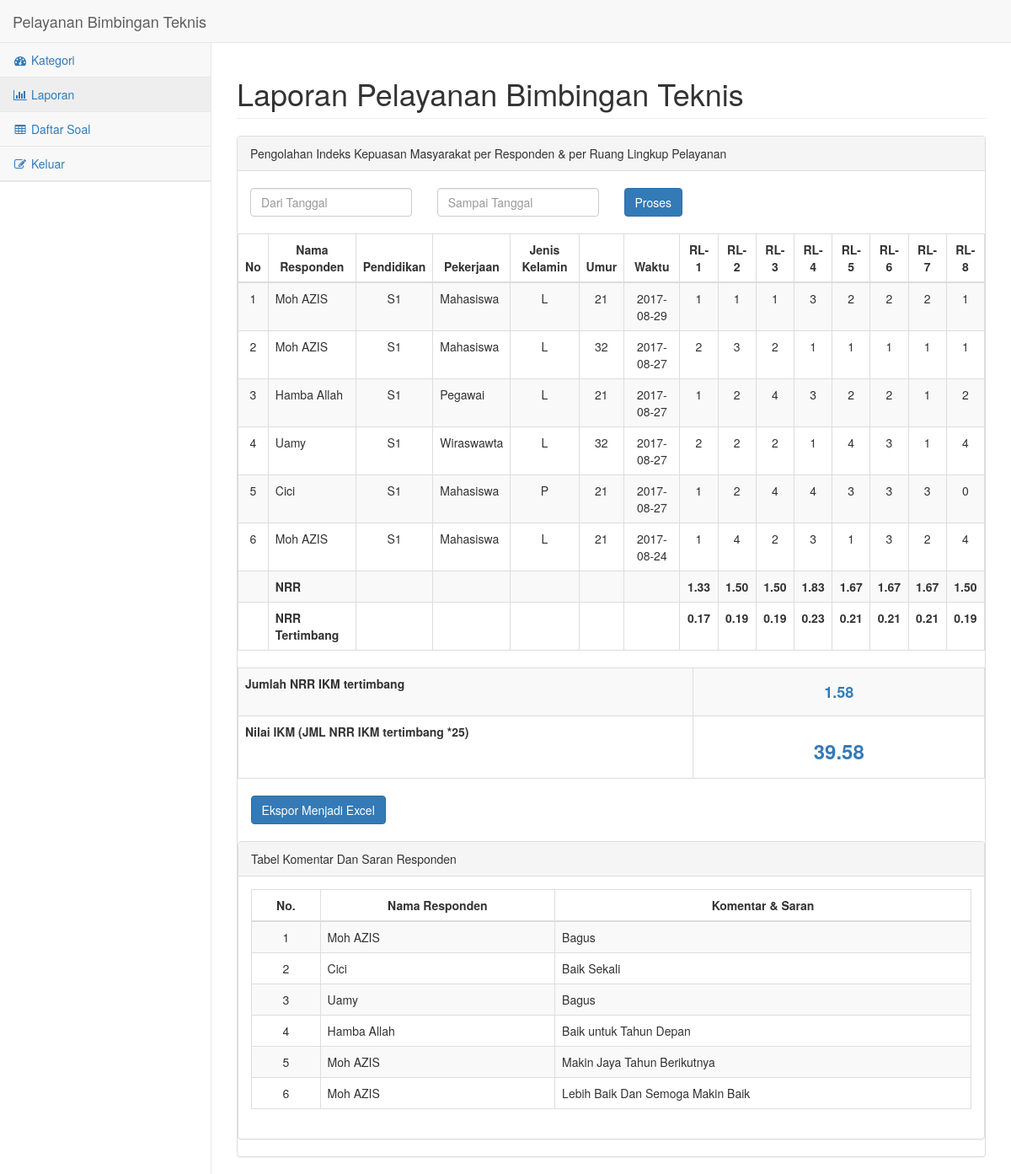
Page /admin/laporan.php?id=151 on the committed database.
### tables this page shows
CREATE TABLE `kategori` (
  `id_kategori` int(11) NOT NULL,
  `nama_kategori` varchar(50) NOT NULL,
  `persyaratan` text NOT NULL,
  `status` tinyint(1) DEFAULT '0'
);

CREATE TABLE `jawaban_user` (
  `id_jawaban_user` int(11) NOT NULL,
  `jawaban1` int(1) NOT NULL,
  `jawaban2` int(1) NOT NULL,
  `jawaban3` int(1) NOT NULL,
  `jawaban4` int(1) NOT NULL,
  `jawaban5` int(1) NOT NULL,
  `jawaban6` int(1) NOT NULL,
  `jawaban7` int(1) NOT NULL,
  `jawaban8` int(1) NOT NULL,
  `id_respondenj` int(11) NOT NULL,
  `komentar` text NOT NULL
);

CREATE TABLE `responden` (
  `id_responden` int(11) NOT NULL,
  `tanggal` date NOT NULL,
  `nama` varchar(25) NOT NULL,
  `nip` varchar(25) NOT NULL,
  `umur` int(3) NOT NULL,
  `jenis_kelamin` tinyint(1) NOT NULL,
  `pendidikan` varchar(25) NOT NULL,
  `pekerjaan` varchar(25) NOT NULL,
  `id_kategoriResponden` int(11) NOT NULL
);

### admin/data.php (the view, shortened to what the rows shown need)
<div class="row">
              <div class="col-lg-12">
                      <div class="panel panel-default">
                          <br/>
                          <br/>
                          <div id="purchase_order">
                              <table width="100%" class="table table-striped table-bordered table-hover" id="dataTables-example">
                                  <thead>
                                      <tr>
                                          <th> <center>No</center></th>
                                          <th><center>Nama Responden</center></th>
                                          <th> <center>Pendidikan</center></th>
                                          <th> <center>Pekerjaan</center></th>
                                          <th> <center>Jenis Kelamin</center></th>
                                          <th> <center>Umur</center></th>
                                          <th> <center>Waktu</center></th>
                                          <th><center>RL-1</center></th>
                                          <th><center>RL-2</center></th>
                                          <th><center>RL-3</center></th>
                                          <th><center>RL-4</center></th>
                                          <th><center>RL-5</center></th>
                                          <th><center>RL-6</center></th>
                                          <th><center>RL-7</center></th>
                                          <th><center>RL-8</center></th>
                                      </tr>
                                  </thead>
                                  <tbody>
                                          <?php
                                              include 'connect.php';
                                              $query = mysqli_query($connect,"SELECT * FROM responden join jawaban_user where id_kategoriResponden='$id_kategorisend' AND id_respondenj=id_responden ORDER BY id_responden desc");
                                              $no=1;
                                              while ( $data = mysqli_fetch_array($query) ) {
                                                      $jk=$data['jenis_kelamin'];
                                                  ?>
                                                  <?php if($jk==1)
                                                      {?>
                                                      <?php
                                                          $jkl="L";
                                                      }else{?>
                                                      <?php
                                                          $jkl="P";
                                                      }?>
                                                  <?php
                                              echo '
                                              <tr>
                                                  <td><center>'.$no++.'</center></td>
                                                  <td>'.$data["nama"].'</td>
                                                  <td><center>'.$data["pendidikan"].'</center></td>
                                                  <td>'.$data["pekerjaan"].'</td>
                                                  <td><center>'.$jkl.'</center></td>
                                                  <td><center>'.$data["umur"].'</center></td>
                                                  <td><center>'.$data["tanggal"].'</center></td>
                                                  <td><center>'.$data["jawaban1"].'</center></td>
                                                  <td><center>'.$data["jawaban2"].'</center></td>
                                                  <td><center>'.$data["jawaban3"].'</center></td>
                                                  <td><center>'.$data["jawaban4"].'</center></td>
                                                  <td><center>'.$data["jawaban5"].'</center></td>
                                                  <td><center>'.$data["jawaban6"].'</center></td>
                                                  <td><center>'.$data["jawaban7"].'</center></td>
                                                  <td><center>'.$data["jawaban8"].'</center></td>
                                              </tr>
                                              ';
                                          }?>
                          <?php
                              include 'connect.php';
                              $queryj = mysqli_query($connect,"SELECT  COUNT(*) AS jumlah FROM responden join jawaban_user where id_kategoriResponden='$id_kategorisend' AND id_respondenj=id_responden");
                              $jumlah=mysqli_fetch_array($queryj);
                              $count=$jumlah ['jumlah'];
                              $queryv = mysqli_query($connect,"SELECT * FROM responden join jawaban_user where id_kategoriResponden='$id_kategorisend' AND id_respondenj=id_responden");
                              $jawaban1=0;$jawaban2=0;$jawaban3=0;$jawaban4=0;$jawaban5=0;$jawaban6=0;$jawaban7=0;$jawaban8=0;
                              while ( $datav = mysqli_fetch_array($queryv) ) {
                                      $jawaban1=$jawaban1+$datav['jawaban1'];
                                      $jawaban2=$jawaban1+$datav['jawaban2'];
                                      $jawaban3=$jawaban1+$datav['jawaban3'];
                                      $jawaban4=$jawaban1+$datav['jawaban4'];
                                      $jawaban5=$jawaban1+$datav['jawaban5'];
                                      $jawaban6=$jawaban1+$datav['jawaban6'];
                                      $jawaban7=$jawaban1+$datav['jawaban7'];
                                      $jawaban8=$jawaban1+$datav['jawaban8'];};?>
                                  <?php
                                      $average1=$jawaban1/$count;
                                      $average2=$jawaban2/$count;
                                      $average3=$jawaban3/$count;
                                      $average4=$jawaban4/$count;
                                      $average5=$jawaban5/$count;
                                      $average6=$jawaban6/$count;
                                      $average7=$jawaban7/$count;
                                      $average8=$jawaban8/$count;
                                  ?>
                              <tr>
                                  <th>
                                          <td><b> NRR</b></td>
                                          <td><b> </b></td>
                                          <td><b> </b></td>
                                          <td><b> </b></td>
                                          <td><b> </b></td>
                                          <td><b> </b></td>
                                          <td><center><b><?php echo number_format( $average1,2);?></b></center></td>
                                          <td><center><b><?php echo number_format( $average2,2);?></b></center></td>
                                          <td><center><b><?php echo number_format( $average3,2);?></b></center></td>
                                          <td><center><b><?php echo number_format( $average4,2);?></b></center></td>
                                          <td><center><b><?php echo number_format( $average5,2);?></b></center></td>
                                          <td><center><b><?php echo number_format( $average6,2);?></b></center></td>
                                          <td><center><b><?php echo number_format( $average7,2);?></b></center></td>
                                          <td><center><b><?php echo number_format( $average8,2);?></b></center></td>
                                      </th>
                                  </tr
                                  <tr>
                                      <th>
                                       <td><b> NRR Tertimbang</b></td>
                                       <td><b> </b></td>
                                       <td><b> </b></td>
                                       <td><b> </b></td>
                                       <td><b> </b></td>
                                       <td><b> </b></td>
                                       <td><center><b><?php echo number_format(($average1=$average1*0.125),2);?></b></center></td>
                                       <td><center><b><?php echo number_format(($average2=$average2*0.125),2);?></b></center></td>
                                       <td><center><b><?php echo number_format(($average3=$average3*0.125),2);?></b></center></td>
                                       <td><center><b><?php echo number_format(($average4=$average4*0.125),2);?></b></center></td>
                                       <td><center><b><?php echo number_format(($average5=$average5*0.125),2);?></b></center></td>
                                       <td><center><b><?php echo number_format(($average6=$average6*0.125),2);?></b></center></td>
                                       <td><center><b><?php echo number_format(($average7=$average7*0.125),2);?></b></center></td>
                                       <td><center><b><?php echo number_format(($average8=$average8*0.125),2);?></b></center></td>
                                      </th>
                                   </tbody>
                              </table>

### admin/laporan.php (shortened to what the rows shown need)
<!DOCTYPE html>
<?php
    require 'side.php';
    $id_kategorisend=$_GET['id'];
?>
<div id="page-wrapper">
            <div class="row">
                <div class="col-lg-12">
                <?php
                include 'connect.php';
                $query1="SELECT * FROM kategori where id_kategori=$id_kategorisend";
                $sql= mysqli_query($connect, $query1);
                $data1=mysqli_fetch_array($sql);
                echo "
                <h1 class= 'page-header'> Laporan $data1[nama_kategori]</h1>";
                ?>
                </div>
            </div>
            <?php
                $queryh = mysqli_query($connect,"SELECT * FROM responden where id_kategoriResponden=$id_kategorisend");
                $result = mysqli_fetch_array($queryh);
                if($result==TRUE)
                {
                   include 'data.php';
                }else
                {
                     echo'
                     <div class="alert alert-info">
                            <strong>BELUM ADA JAWABAN RESPONDEN UNTUK KATEGORI INI !</strong>
                        </div>
                    ';
                }
            ?>
<br/>
       <div class="row">
                <div class="col-lg-12">
                    <div class="panel panel-default">
                        <div class="panel-body">
                            <table width="100%" class="table table-striped table-bordered table-hover" id="dataTables-example">
                                <thead>
                                    <tr>
                                        <th> <center>No.</center></th>
                                        <th><center>Nama Responden</center></th>
                                        <th><center>Komentar & Saran</center></th>
                                    </tr>
                                </thead>
                                <tbody>
                                    <?php
                                        include 'connect.php';
                                        $query = mysqli_query($connect,"SELECT * FROM responden join jawaban_user where id_kategoriResponden='$id_kategorisend' AND id_respondenj=id_responden");
                                        $no=1;
                                        while ( $data = mysqli_fetch_array($query) ) {
                                            echo '
                                                <tr>
                                                    <td><center>'.$no++.'</center></td>
                                                    <td>'.$data["nama"].'</td>
                                                    <td>'.$data["komentar"].'</td>
                                                </tr>
                                            ';}?>
                                </tbody>
                            </table>
                     </div>
                </div>
</body>

### admin/side.php (shortened to what the rows shown need)
<!DOCTYPE html>
<html lang="en">
<?php
    $id = $_GET['id'];
?>
<head>
    <link href="./vendor/bootstrap/css/bootstrap.min.css" rel="stylesheet">
    <link href="./vendor/metisMenu/metisMenu.min.css" rel="stylesheet">
    <link href="./dist/css/sb-admin-2.css" rel="stylesheet">
    <link href="./vendor/font-awesome/css/font-awesome.min.css" rel="stylesheet" type="text/css">
    <link rel="stylesheet" href="https://maxcdn.bootstrapcdn.com/bootstrap/3.3.7/css/bootstrap.min.css"/>
    <link rel="stylesheet" href="https://cdnjs.cloudflare.com/ajax/libs/jqueryui/1.12.1/jquery-ui.css"/>
</head>
<body>
    <div id="wrapper">
        <nav class="navbar navbar-default navbar-static-top" role="navigation" style="margin-bottom: 0">
            <div class="navbar-header">
            <?php
                include 'connect.php';
                $query1="SELECT * FROM kategori where id_kategori=$id";
                $sql= mysqli_query($connect, $query1);
                $data1=mysqli_fetch_array($sql);
                echo "
                <a class= 'navbar-brand'> $data1[nama_kategori]</a>";
                ?>
            </div>
        </nav>
    </div>
</body>
</html>

### rows in the picture
kategori: nama_kategori "Pelayanan Bimbingan Teknis"
jawaban_user: id_respondenj.nama "Moh AZIS", id_respondenj.pendidikan "S1", id_respondenj.pekerjaan "Mahasiswa", id_respondenj.jenis_kelamin "L", id_respondenj.umur "21", id_respondenj.tanggal "2017-08-29", jawaban1 "1", jawaban2 "1", jawaban3 "1", jawaban4 "3", jawaban5 "2", jawaban6 "2", jawaban7 "2", jawaban8 "1", komentar "Lebih Baik Dan Semoga Makin Baik"
jawaban_user: id_respondenj.nama "Moh AZIS", id_respondenj.pendidikan "S1", id_respondenj.pekerjaan "Mahasiswa", id_respondenj.jenis_kelamin "L", id_respondenj.umur "32", id_respondenj.tanggal "2017-08-27", jawaban1 "2", jawaban2 "3", jawaban3 "2", jawaban4 "1", jawaban5 "1", jawaban6 "1", jawaban7 "1", jawaban8 "1", komentar "Makin Jaya Tahun Berikutnya"
jawaban_user: id_respondenj.nama "Hamba Allah", id_respondenj.pendidikan "S1", id_respondenj.pekerjaan "Pegawai", id_respondenj.jenis_kelamin "L", id_respondenj.umur "21", id_respondenj.tanggal "2017-08-27", jawaban1 "1", jawaban2 "2", jawaban3 "4", jawaban4 "3", jawaban5 "2", jawaban6 "2", jawaban7 "1", jawaban8 "2", komentar "Baik untuk Tahun Depan"
jawaban_user: id_respondenj.nama "Uamy", id_respondenj.pendidikan "S1", id_respondenj.pekerjaan "Wiraswawta", id_respondenj.jenis_kelamin "L", id_respondenj.umur "32", id_respondenj.tanggal "2017-08-27", jawaban1 "2", jawaban2 "2", jawaban3 "2", jawaban4 "1", jawaban5 "4", jawaban6 "3", jawaban7 "1", jawaban8 "4", komentar "Bagus"
jawaban_user: id_respondenj.nama "Cici", id_respondenj.pendidikan "S1", id_respondenj.pekerjaan "Mahasiswa", id_respondenj.jenis_kelamin "P", id_respondenj.umur "21", id_respondenj.tanggal "2017-08-27", jawaban1 "1", jawaban2 "2", jawaban3 "4", jawaban4 "4", jawaban5 "3", jawaban6 "3", jawaban7 "3", jawaban8 "0", komentar "Baik Sekali"
jawaban_user: id_respondenj.nama "Moh AZIS", id_respondenj.pendidikan "S1", id_respondenj.pekerjaan "Mahasiswa", id_respondenj.jenis_kelamin "L", id_respondenj.umur "21", id_respondenj.tanggal "2017-08-24", jawaban1 "1", jawaban2 "4", jawaban3 "2", jawaban4 "3", jawaban5 "1", jawaban6 "3", jawaban7 "2", jawaban8 "4", komentar "Bagus"

### other values in the picture
$average1 "1.33"
$average2 "1.50"
$average3 "1.50"
$average4 "1.83"
$average5 "1.67"
$average6 "1.67"
$average7 "1.67"
$average8 "1.50"
$average1=$average1*0.125 "0.17"
$average2=$average2*0.125 "0.19"
$average3=$average3*0.125 "0.19"
$average4=$average4*0.125 "0.23"
$average5=$average5*0.125 "0.21"
$average6=$average6*0.125 "0.21"
$average7=$average7*0.125 "0.21"
